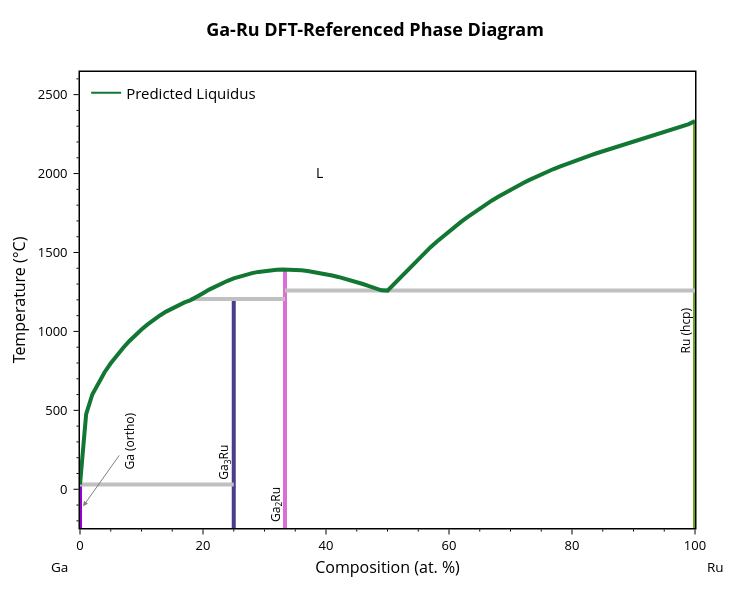
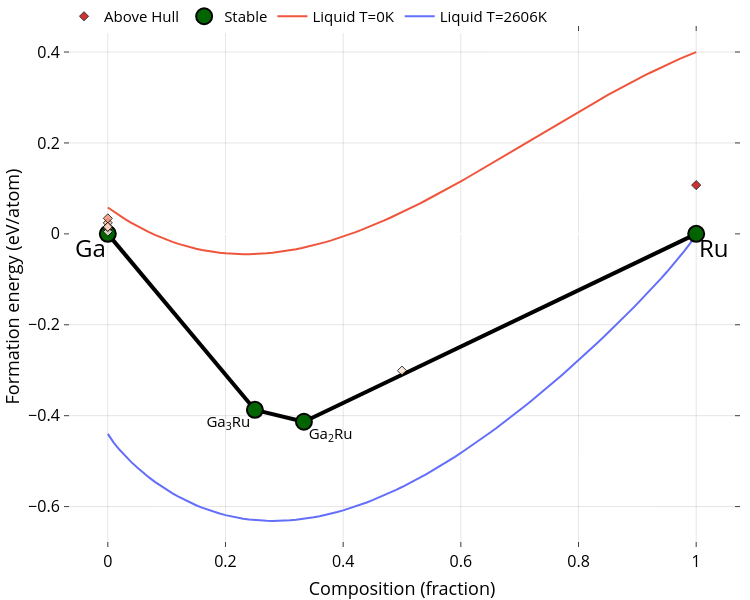

Notebook code cell kept with these figures, in order:
### Markdown cell above
## 1) Plot the predicted liquidus curve

Use latest ML model ensemble to predict non-ideal mixing parameters for the Ga-Ru system and plot the resulting phase diagram.

### Code cell
from gliquid.binary import BinaryLiquid, BLPlotter

system = "Ga-Ru"
bl = BinaryLiquid.from_cache(system, param_format='comb-exp')

pred_params = runner.predict_system(system) + [0]
bl.update_params(pred_params)
predicted_liquidus_line = [[p[0], p[1]] for p in bl.phases[-1].points]  # Keep a copy for later overlay

blp = BLPlotter(bl)
blp.show('pred')   # Predicted phase diagram
blp.show('ch+g')   # DFT convex hull with liquid free-energy overlay

### Figure 1 — Plotly figure (JSON) as saved in the notebook; plotly's stock layout.template omitted (floating-point values rounded to 4 significant figures)
{"data": [{"hovertemplate": "label=alpha-Ga (orthorhombic)<br>x=%{x}<br>t=%{y}<extra></extra>", "legendgroup": "alpha-Ga (orthorhombic)", "line": {"color": "#9400D3", "dash": "solid", "width": 4}, "marker": {"symbol": "circle"}, "mode": "lines", "name": "alpha-Ga (orthorhombic)", "orientation": "v", "showlegend": false, "type": "scatter", "x": [0, 0], "xaxis": "x", "y": [-273.1, 29.75], "yaxis": "y"}, {"hovertemplate": "label=Ga3Ru<br>x=%{x}<br>t=%{y}<extra></extra>", "legendgroup": "Ga3Ru", "line": {"color": "#483D8B", "dash": "solid", "width": 4}, "marker": {"symbol": "circle"}, "mode": "lines", "name": "Ga3Ru", "orientation": "v", "showlegend": false, "type": "scatter", "x": [25, 25, 25, 25, 25, 25, 25, 25, 25, 25, 25, 25, 25, 25, 25, 25, 25, 25, 25, 25, 25], "xaxis": "x", "y": [-273.1, 29.75, 476.4, 600.7, 677.4, 741.5, 798.0, 849.0, 895.4, 937.8, 976.7, 1012.0, 1045.0, 1074.0, 1101.0, 1126.0, 1147.0, 1167.0, 1184.0, 1199.0, 1206.0], "yaxis": "y"}, {"hovertemplate": "label=Ga2Ru<br>x=%{x}<br>t=%{y}<extra></extra>", "legendgroup": "Ga2Ru", "line": {"color": "#DA70D6", "dash": "solid", "width": 4}, "marker": {"symbol": "circle"}, "mode": "lines", "name": "Ga2Ru", "orientation": "v", "showlegend": false, "type": "scatter", "x": [33.33, 33.33, 33.33, 33.33, 33.33, 33.33, 33.33, 33.33, 33.33, 33.33, 33.33, 33.33, 33.33, 33.33, 33.33, 33.33, 33.33, 33.33, 33.33, 33.33, 33.33, 33.33, 33.33, 33.33, 33.33, 33.33, 33.33, 33.33, 33.33, 33.33, 33.33, 33.33, 33.33, 33.33, 33.33], "xaxis": "x", "y": [-273.1, 1206.0, 1217.0, 1242.0, 1259.0, 1260.0, 1265.0, 1274.0, 1286.0, 1287.0, 1300.0, 1304.0, 1312.0, 1321.0, 1324.0, 1335.0, 1336.0, 1345.0, 1349.0, 1354.0, 1360.0, 1363.0, 1369.0, 1371.0, 1377.0, 1377.0, 1383.0, 1383.0, 1387.0, 1388.0, 1390.0, 1391.0, 1393.0, 1393.0, 1393.0], "yaxis": "y"}, {"hovertemplate": "label=Ru (hcp)<br>x=%{x}<br>t=%{y}<extra></extra>", "legendgroup": "Ru (hcp)", "line": {"color": "#66A61E", "dash": "solid", "width": 4}, "marker": {"symbol": "circle"}, "mode": "lines", "name": "Ru (hcp)", "orientation": "v", "showlegend": false, "type": "scatter", "x": [100, 100, 100, 100, 100, 100, 100, 100, 100, 100, 100, 100, 100, 100, 100, 100, 100, 100, 100, 100, 100, 100, 100, 100, 100, 100, 100, 100, 100, 100, 100, 100, 100, 100, 100, 100, 100, 100, 100, 100, 100, 100, 100, 100, 100, 100, 100, 100, 100, 100, 100, 100], "xaxis": "x", "y": [-273.1, 1259.0, 1298.0, 1341.0, 1382.0, 1422.0, 1460.0, 1498.0, 1534.0, 1569.0, 1602.0, 1634.0, 1666.0, 1696.0, 1725.0, 1752.0, 1779.0, 1805.0, 1830.0, 1853.0, 1876.0, 1898.0, 1919.0, 1939.0, 1959.0, 1977.0, 1995.0, 2012.0, 2029.0, 2045.0, 2060.0, 2075.0, 2089.0, 2102.0, 2116.0, 2129.0, 2141.0, 2154.0, 2166.0, 2177.0, 2189.0, 2201.0, 2213.0, 2224.0, 2236.0, 2248.0, 2260.0, 2273.0, 2286.0, 2299.0, 2313.0, 2333.0], "yaxis": "y"}, {"hovertemplate": "x=%{x}<br>y=%{y}<extra></extra>", "legendgroup": "", "line": {"color": "Silver", "dash": "solid", "width": 4}, "marker": {"symbol": "circle"}, "mode": "lines", "name": "", "orientation": "v", "showlegend": false, "type": "scatter", "x": [33.33, 100], "xaxis": "x", "y": [1259.0, 1259.0], "yaxis": "y"}, {"hovertemplate": "x=%{x}<br>y=%{y}<extra></extra>", "legendgroup": "", "line": {"color": "Silver", "dash": "solid", "width": 4}, "marker": {"symbol": "circle"}, "mode": "lines", "name": "", "orientation": "v", "showlegend": false, "type": "scatter", "x": [18, 33.33], "xaxis": "x", "y": [1206.0, 1206.0], "yaxis": "y"}, {"hovertemplate": "x=%{x}<br>y=%{y}<extra></extra>", "legendgroup": "", "line": {"color": "Silver", "dash": "solid", "width": 4}, "marker": {"symbol": "circle"}, "mode": "lines", "name": "", "orientation": "v", "showlegend": false, "type": "scatter", "x": [0, 25], "xaxis": "x", "y": [29.75, 29.75], "yaxis": "y"}, {"hovertemplate": "label=L<br>x=%{x}<br>t=%{y}<extra></extra>", "legendgroup": "L", "line": {"color": "#117733", "dash": "solid", "width": 4}, "marker": {"symbol": "circle"}, "mode": "lines", "name": "L", "orientation": "v", "showlegend": false, "type": "scatter", "x": [0, 1, 2, 3, 4, 5, 6, 7.0, 8, 9, 10, 11, 12, 13, 14.0, 15, 16, 17, 18, 19, 20, 21, 22, 23, 24, 25, 26, 27, 28.0, 29.0, 30, 31, 32, 33, 34, 35, 36, 37, 38, 39, 40, 41, 42, 43, 44, 45, 46, 47, 48, 49, 50, 51, 52, 53, 54, 55.0, 56.0, 57.0, 58.0, 59, 60, 61, 62, 63, 64, 65, 66, 67, 68, 69, 70, 71, 72, 73, 74, 75, 76, 77, 78, 79, 80, 81, 82, 83, 84, 85, 86, 87, 88, 89, 90, 91, 92, 93, 94, 95, 96, 97, 98, 99, 100], "xaxis": "x", "y": [29.75, 476.4, 600.7, 677.4, 741.5, 798.0, 849.0, 895.4, 937.8, 976.7, 1012.0, 1045.0, 1074.0, 1101.0, 1126.0, 1147.0, 1167.0, 1184.0, 1199.0, 1217.0, 1242.0, 1265.0, 1286.0, 1304.0, 1321.0, 1336.0, 1349.0, 1360.0, 1369.0, 1377.0, 1383.0, 1388.0, 1391.0, 1393.0, 1393.0, 1390.0, 1387.0, 1383.0, 1377.0, 1371.0, 1363.0, 1354.0, 1345.0, 1335.0, 1324.0, 1312.0, 1300.0, 1287.0, 1274.0, 1260.0, 1259.0, 1298.0, 1341.0, 1382.0, 1422.0, 1460.0, 1498.0, 1534.0, 1569.0, 1602.0, 1634.0, 1666.0, 1696.0, 1725.0, 1752.0, 1779.0, 1805.0, 1830.0, 1853.0, 1876.0, 1898.0, 1919.0, 1939.0, 1959.0, 1977.0, 1995.0, 2012.0, 2029.0, 2045.0, 2060.0, 2075.0, 2089.0, 2102.0, 2116.0, 2129.0, 2141.0, 2154.0, 2166.0, 2177.0, 2189.0, 2201.0, 2213.0, 2224.0, 2236.0, 2248.0, 2260.0, 2273.0, 2286.0, 2299.0, 2313.0, 2333.0], "yaxis": "y"}, {"marker": {"color": "#117733"}, "mode": "lines", "name": "Predicted Liquidus", "showlegend": true, "type": "scatter", "x": [null], "y": [null]}], "layout": {"annotations": [{"arrowcolor": "gray", "arrowhead": 2, "arrowwidth": 1, "ax": 46.12, "ay": -64.96, "font": {"color": "black", "size": 12}, "showarrow": true, "text": "Ga (ortho)", "textangle": -90, "x": 0.5, "xanchor": "center", "y": -107.8, "yanchor": "middle"}, {"font": {"color": "black", "size": 12}, "showarrow": false, "text": "Ru (hcp)", "textangle": -90, "x": 98.5, "xanchor": "center", "y": 1005.0, "yanchor": "middle"}, {"font": {"color": "black", "size": 12}, "showarrow": false, "text": "Ga<sub>3</sub>Ru", "textangle": -90, "x": 23.5, "xanchor": "center", "y": 171.6, "yanchor": "middle"}, {"font": {"color": "black", "size": 12}, "showarrow": false, "text": "Ga<sub>2</sub>Ru", "textangle": -90, "x": 31.83, "xanchor": "center", "y": -94.85, "yanchor": "middle"}, {"font": {"color": "black", "size": 14}, "showarrow": false, "text": "L", "x": 38.94, "y": 2007.0}, {"font": {"color": "black", "size": 13.5}, "showarrow": false, "text": "Ga", "x": -0.05, "xanchor": "left", "xref": "paper", "y": -0.086, "yanchor": "middle", "yref": "paper"}, {"font": {"color": "black", "size": 13.5}, "showarrow": false, "text": "Ru", "x": 1.05, "xanchor": "right", "xref": "paper", "y": -0.086, "yanchor": "middle", "yref": "paper"}], "font": {"color": "black", "size": 13}, "height": 600, "legend": {"font": {"size": 15}, "x": 0.01, "xanchor": "left", "y": 0.99, "yanchor": "top"}, "margin": {"b": 72, "r": 55, "t": 72}, "plot_bgcolor": "white", "showlegend": true, "title": {"font": {"color": "black", "size": 18}, "text": "<b>Ga-Ru DFT-Referenced Phase Diagram</b>", "x": 0.5, "xanchor": "center", "yanchor": "bottom"}, "width": 750, "xaxis": {"linecolor": "black", "linewidth": 1.5, "minor": {"nticks": 5, "tickcolor": "black", "ticklen": 2, "ticks": "outside", "tickwidth": 1}, "mirror": true, "range": [0, 100], "showline": true, "tickcolor": "black", "tickformat": ".0f", "ticklen": 5, "ticks": "outside", "tickwidth": 1, "title": {"font": {"size": 16}, "standoff": 8, "text": "Composition (at. %)"}}, "yaxis": {"linecolor": "black", "linewidth": 1.5, "minor": {"nticks": 5, "tickcolor": "black", "ticklen": 2, "ticks": "outside", "tickwidth": 1}, "mirror": true, "range": [-245.4, 2643.0], "showline": true, "tickcolor": "black", "ticklen": 5, "ticks": "outside", "ticksuffix": " ", "tickwidth": 1, "title": {"font": {"size": 16}, "standoff": 8, "text": "Temperature (°C)"}}}}

### Figure 2 — Plotly figure (JSON) as saved in the notebook; plotly's stock layout.template omitted (floating-point values rounded to 4 significant figures)
{"data": [{"mode": "lines", "name": "Liquid T=2606K", "type": "scatter", "x": [0, 0.01, 0.02, 0.03, 0.04, 0.05, 0.06, 0.07, 0.08, 0.09, 0.1, 0.11, 0.12, 0.13, 0.14, 0.15, 0.16, 0.17, 0.18, 0.19, 0.2, 0.21, 0.22, 0.23, 0.24, 0.25, 0.26, 0.27, 0.28, 0.29, 0.3, 0.31, 0.32, 0.33, 0.34, 0.35, 0.36, 0.37, 0.38, 0.39, 0.4, 0.41, 0.42, 0.43, 0.44, 0.45, 0.46, 0.47, 0.48, 0.49, 0.5, 0.51, 0.52, 0.53, 0.54, 0.55, 0.56, 0.57, 0.58, 0.59, 0.6, 0.61, 0.62, 0.63, 0.64, 0.65, 0.66, 0.67, 0.68, 0.69, 0.7, 0.71, 0.72, 0.73, 0.74, 0.75, 0.76, 0.77, 0.78, 0.79, 0.8, 0.81, 0.82, 0.83, 0.84, 0.85, 0.86, 0.87, 0.88, 0.89, 0.9, 0.91, 0.92, 0.93, 0.94, 0.95, 0.96, 0.97, 0.98, 0.99, 1], "y": [-0.4401, -0.4593, -0.4751, -0.4892, -0.5022, -0.5142, -0.5254, -0.5358, -0.5455, -0.5546, -0.5631, -0.571, -0.5783, -0.5851, -0.5913, -0.5971, -0.6023, -0.6071, -0.6115, -0.6153, -0.6188, -0.6218, -0.6244, -0.6265, -0.6283, -0.6297, -0.6307, -0.6313, -0.6316, -0.6315, -0.631, -0.6302, -0.6291, -0.6276, -0.6258, -0.6236, -0.6212, -0.6184, -0.6154, -0.612, -0.6083, -0.6044, -0.6002, -0.5957, -0.5909, -0.5859, -0.5806, -0.5751, -0.5693, -0.5632, -0.5569, -0.5504, -0.5437, -0.5367, -0.5295, -0.5221, -0.5145, -0.5067, -0.4986, -0.4904, -0.482, -0.4734, -0.4646, -0.4556, -0.4464, -0.4371, -0.4276, -0.4179, -0.4081, -0.3981, -0.3879, -0.3776, -0.3671, -0.3565, -0.3457, -0.3348, -0.3237, -0.3125, -0.3012, -0.2897, -0.2781, -0.2663, -0.2544, -0.2423, -0.2301, -0.2177, -0.2052, -0.1926, -0.1797, -0.1667, -0.1535, -0.1401, -0.1265, -0.1126, -0.09845, -0.08395, -0.06905, -0.05364, -0.03752, -0.02028, -7.541e-17]}, {"mode": "lines", "name": "Liquid T=0K", "type": "scatter", "x": [0, 0.01, 0.02, 0.03, 0.04, 0.05, 0.06, 0.07, 0.08, 0.09, 0.1, 0.11, 0.12, 0.13, 0.14, 0.15, 0.16, 0.17, 0.18, 0.19, 0.2, 0.21, 0.22, 0.23, 0.24, 0.25, 0.26, 0.27, 0.28, 0.29, 0.3, 0.31, 0.32, 0.33, 0.34, 0.35, 0.36, 0.37, 0.38, 0.39, 0.4, 0.41, 0.42, 0.43, 0.44, 0.45, 0.46, 0.47, 0.48, 0.49, 0.5, 0.51, 0.52, 0.53, 0.54, 0.55, 0.56, 0.57, 0.58, 0.59, 0.6, 0.61, 0.62, 0.63, 0.64, 0.65, 0.66, 0.67, 0.68, 0.69, 0.7, 0.71, 0.72, 0.73, 0.74, 0.75, 0.76, 0.77, 0.78, 0.79, 0.8, 0.81, 0.82, 0.83, 0.84, 0.85, 0.86, 0.87, 0.88, 0.89, 0.9, 0.91, 0.92, 0.93, 0.94, 0.95, 0.96, 0.97, 0.98, 0.99, 1], "y": [0.05788, 0.04876, 0.0401, 0.03191, 0.02418, 0.01689, 0.01005, 0.003648, -0.002325, -0.007875, -0.01301, -0.01773, -0.02205, -0.02597, -0.0295, -0.03265, -0.03542, -0.03781, -0.03985, -0.04153, -0.04285, -0.04384, -0.04448, -0.0448, -0.04478, -0.04446, -0.04382, -0.04288, -0.04163, -0.0401, -0.03829, -0.03619, -0.03383, -0.0312, -0.02831, -0.02517, -0.02179, -0.01817, -0.01432, -0.01024, -0.005943, -0.001436, 0.003276, 0.008186, 0.01329, 0.01857, 0.02404, 0.02967, 0.03548, 0.04143, 0.04755, 0.0538, 0.0602, 0.06672, 0.07338, 0.08015, 0.08703, 0.09402, 0.1011, 0.1083, 0.1155, 0.1229, 0.1303, 0.1378, 0.1453, 0.1529, 0.1605, 0.1682, 0.1759, 0.1837, 0.1914, 0.1992, 0.207, 0.2147, 0.2225, 0.2302, 0.238, 0.2457, 0.2533, 0.261, 0.2685, 0.2761, 0.2835, 0.2909, 0.2982, 0.3055, 0.3126, 0.3197, 0.3267, 0.3335, 0.3403, 0.3469, 0.3534, 0.3597, 0.366, 0.372, 0.3779, 0.3837, 0.3893, 0.3947, 0.4]}, {"hoverinfo": "none", "line": {"color": "black", "width": 4}, "mode": "lines", "showlegend": false, "type": "scatter", "x": [0.25, 0, null, 0.3333, 0.25, null, 0.3333, 1, null], "y": [-0.3871, 0, null, -0.4134, -0.3871, null, -0.4134, 0, null]}, {"hoverinfo": "skip", "mode": "text", "name": "Labels (stable)", "opacity": 1, "showlegend": false, "text": ["Ga<sub>3</sub>Ru", "Ga<sub>2</sub>Ru"], "textposition": ["bottom left", "bottom right"], "type": "scatter", "visible": true, "x": [0.242, 0.3413], "y": [-0.4001, -0.4264]}, {"error_y": {"array": [0, 0, 0, 0], "color": "gray", "thickness": 2.5, "type": "data", "width": 5}, "hoverinfo": "text", "hoverlabel": {"font": {"size": 14}}, "hovertext": ["Ga<sub>3</sub>Ru (mp-672204-GGA) <br>  Formation energy: -0.387 eV/atom <br>  (Stable)", "Ga (mp-142-GGA) <br>  Formation energy: 0.0 eV/atom <br>  (Stable)", "Ga<sub>2</sub>Ru (mp-1072429-GGA) <br>  Formation energy: -0.413 eV/atom <br>  (Stable)", "Ru (mp-33-GGA) <br>  Formation energy: 0.0 eV/atom <br>  (Stable)"], "marker": {"color": "darkgreen", "line": {"color": "black", "width": 2}, "size": 16}, "mode": "markers", "name": "Stable", "opacity": 0.99, "showlegend": true, "type": "scatter", "x": [0.25, 0, 0.3333, 1], "y": [-0.3871, 0, -0.4134, 0]}, {"hoverinfo": "text", "hoverlabel": {"font": {"size": 14}}, "hovertext": ["Ru (mp-8639-GGA) <br>  Formation energy: 0.107 eV/atom <br>  Energy Above Hull: (+0.107 eV/atom)", "Ga (mp-140-GGA) <br>  Formation energy: 0.024 eV/atom <br>  Energy Above Hull: (+0.024 eV/atom)", "Ga (mp-569007-GGA) <br>  Formation energy: 0.034 eV/atom <br>  Energy Above Hull: (+0.034 eV/atom)", "Ga (mp-569423-GGA) <br>  Formation energy: 0.011 eV/atom <br>  Energy Above Hull: (+0.011 eV/atom)", "Ga (mp-567540-GGA) <br>  Formation energy: 0.012 eV/atom <br>  Energy Above Hull: (+0.012 eV/atom)", "Ga (mp-1067880-GGA) <br>  Formation energy: 0.005 eV/atom <br>  Energy Above Hull: (+0.005 eV/atom)", "Ga (mp-10021-GGA) <br>  Formation energy: 0.015 eV/atom <br>  Energy Above Hull: (+0.015 eV/atom)", "Ga (mp-1007857-GGA) <br>  Formation energy: 0.015 eV/atom <br>  Energy Above Hull: (+0.015 eV/atom)", "GaRu (mp-22320-GGA) <br>  Formation energy: -0.301 eV/atom <br>  Energy Above Hull: (+0.009 eV/atom)"], "marker": {"color": [0.107, 0.024, 0.034, 0.011, 0.012, 0.005, 0.015, 0.015, 0.009], "colorscale": [[0, "#fff5e3"], [0.5, "#f24324"], [1, "#c40000"]], "line": {"color": "black", "width": 1}, "opacity": 0.8, "size": 7, "symbol": "diamond"}, "mode": "markers", "name": "Above Hull", "showlegend": true, "type": "scatter", "x": [1, 0, 0, 0, 0, 0, 0, 0, 0.5], "y": [0.1073, 0.02417, 0.03406, 0.01134, 0.01168, 0.004823, 0.01527, 0.01539, -0.301]}], "layout": {"annotations": [{"align": "center", "font": {"color": "#000000", "size": 24}, "opacity": 1, "showarrow": false, "text": "Ga", "x": -0.03, "xref": "x", "y": -0.03, "yref": "y"}, {"align": "center", "font": {"color": "#000000", "size": 24}, "opacity": 1, "showarrow": false, "text": "Ru", "x": 1.03, "xref": "x", "y": -0.03, "yref": "y"}], "autosize": true, "coloraxis": {"colorbar": {"x": 1, "y": 0.05, "yanchor": "top"}}, "font": {"color": "black", "size": 15}, "height": 600, "hovermode": "closest", "legend": {"orientation": "h", "tracegroupgap": 7, "traceorder": "reversed", "x": 0, "xanchor": "left", "y": 1.05}, "margin": {"b": 10, "l": 10, "pad": 0, "r": 10, "t": 0}, "paper_bgcolor": "white", "plot_bgcolor": "white", "showlegend": true, "width": 750, "xaxis": {"anchor": "y", "gridcolor": "rgba(0,0,0,0.1)", "mirror": "ticks", "nticks": 8, "showgrid": true, "showline": true, "side": "bottom", "tickfont": {"color": "black", "size": 16}, "ticks": "inside", "title": {"font": {"color": "#000000", "size": 18}, "text": "Composition (fraction)"}, "type": "linear", "zeroline": false}, "yaxis": {"anchor": "x", "gridcolor": "rgba(0,0,0,0.1)", "mirror": "ticks", "showgrid": true, "showline": true, "side": "left", "tickfont": {"color": "black", "size": 16}, "ticks": "inside", "title": {"font": {"color": "#000000", "size": 18}, "text": "Formation energy (eV/atom)"}, "type": "linear"}}}
